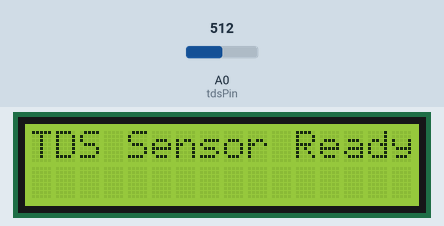
Simulated run of this sketch. Board: Arduino Uno, built with avr-gcc and run on an emulated ATmega328P. On the bench: 16×2 character LCD. The inputs (shaded band) are chosen by the test bench; at power-on: A0 (tdsPin) = 512. What the sketch prints to the serial monitor is not drawn.

Above: at 0.1 s.
At 3.2 s:
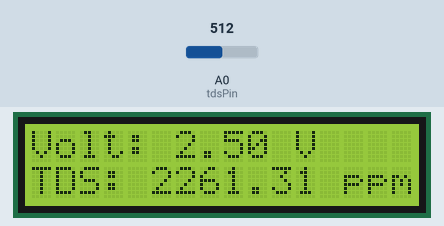
3.3 s: A0 (tdsPin) set to 716
At 18.4 s:
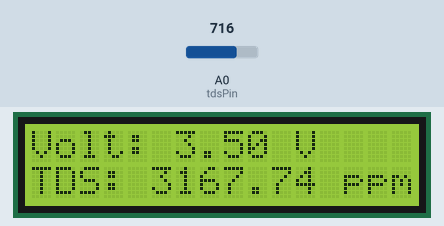
Timing chart, 0 to 19.9 s (numbered marks = the images above; inputs shaded):
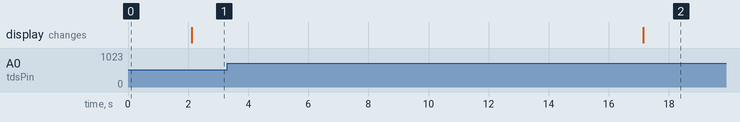

The sketch:

karakterisasi_sensor_TDS.ino
```cpp
#include <Wire.h>
#include <LiquidCrystal_I2C.h>

// Inisialisasi LCD dengan alamat 0x27, 16 kolom dan 2 baris
LiquidCrystal_I2C lcd(0x27, 16, 2);

// Pin sensor TDS
const int tdsPin = A0;

// Variabel untuk menyimpan nilai pembacaan
float voltage;
float tdsValue;

void setup() {
  Serial.begin(9600); // Memulai komunikasi serial
  pinMode(tdsPin, INPUT); // Mengatur pin sensor sebagai input
  Serial.println("Sensor TDS siap!");

  // Inisialisasi LCD
  lcd.init();
  lcd.backlight();
  lcd.setCursor(0, 0);
  lcd.print("TDS Sensor Ready");
  delay(2000);
  lcd.clear();
}

void loop() {
  // Membaca tegangan dari sensor (dalam satuan volt)
  int sensorValue = analogRead(tdsPin);
  voltage = (sensorValue) * (5.0 / 1023); // Konversi nilai ADC ke volt

  // Menghitung nilai TDS (ppm) berdasarkan tegangan
  tdsValue = (voltage - 0.015) /0.0011 ; // Rumus TDS

  // Menampilkan hasil ke serial monitor
  Serial.print("Tegangan: ");
  Serial.print(voltage, 2);
  Serial.println(" V, TDS: ");
  Serial.print(tdsValue, 2);
  Serial.println(" ppm");

  // Menampilkan hasil ke LCD
  lcd.clear();
  lcd.setCursor(0, 0);
  lcd.print("Volt: ");
  lcd.print(voltage, 2);
  lcd.print(" V");

  lcd.setCursor(0, 1);
  lcd.print("TDS: ");
  lcd.print(tdsValue, 2);
  lcd.print(" ppm");

  delay(15000); // Tunggu 15 detik sebelum pembacaan berikutnya
}
```

Measured:
- after the input at 3.3 s, the display: changes after 13.8 s (image 2)
